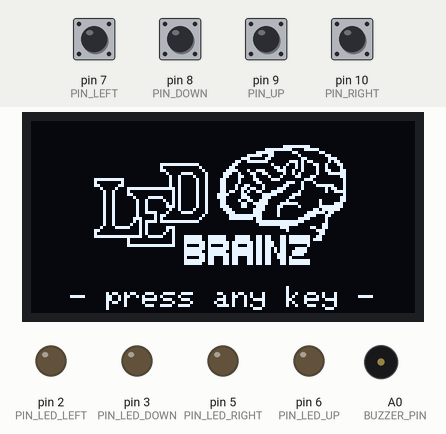
A sketch run on a simulated Arduino Nano, built with avr-gcc and run on an emulated ATmega328P. Shown: 128×64 one-colour display, output pins drawn as LEDs (lit = HIGH), buzzer (waves = sounding). Dashed ring = blinking. Inputs (shaded band) come from the test bench; at power-on: pin 7 (PIN_LEFT), pin 8 (PIN_DOWN), pin 9 (PIN_UP), pin 10 (PIN_RIGHT) HIGH. Random numbers use the default seed unless the sketch sets one.

Above: at 1.2 s.
1.3 s: pin 7 (PIN_LEFT) pulled LOW for 0.15 s
At 3.0 s:
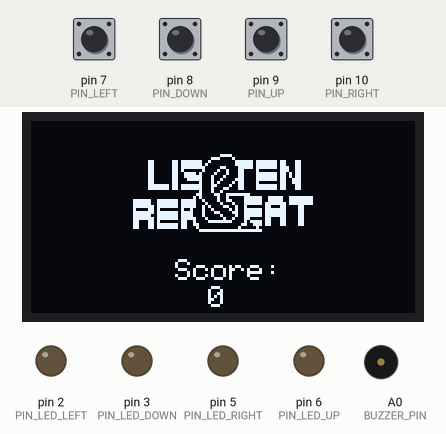
3.3 s: pin 8 (PIN_DOWN) pulled LOW for 0.15 s
At 4.9 s:
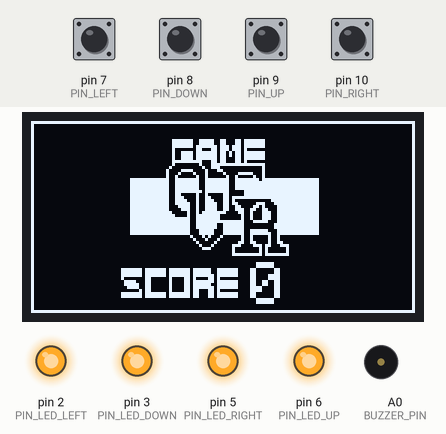
5.3 s: pin 9 (PIN_UP) pulled LOW for 0.15 s
At 5.9 s:
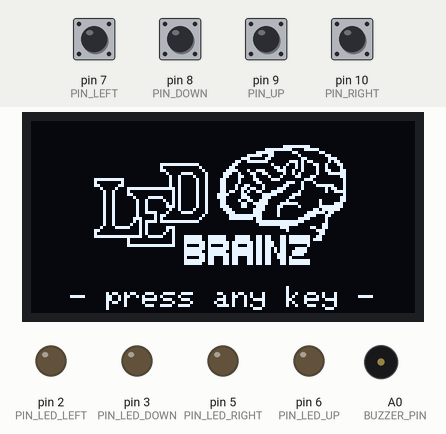
6.9 s: pin 7 (PIN_LEFT) pulled LOW for 1 s
At 7.3 s:
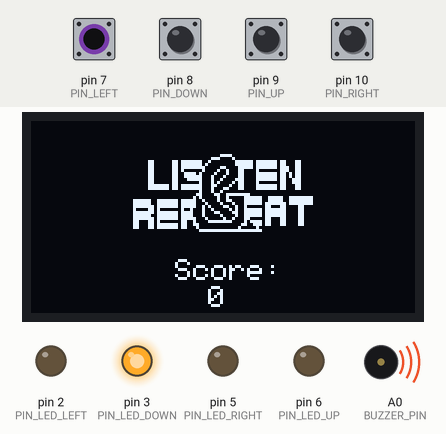
9.4 s: pin 8 (PIN_DOWN) pulled LOW for 1 s
At 11.3 s:
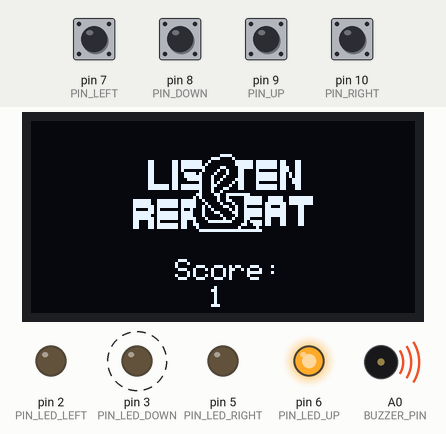
11.9 s: pin 10 (PIN_RIGHT) pulled LOW for 0.15 s
At 12.3 s:
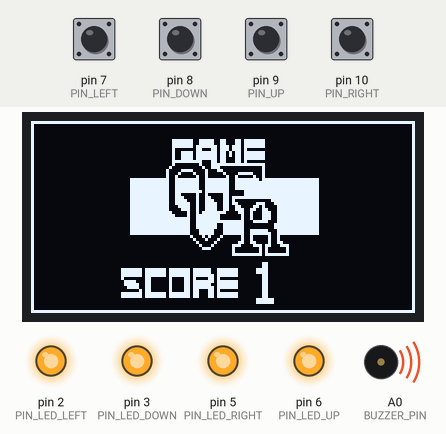
Timing chart, 0 to 14.9 s (numbered marks = the images above; inputs shaded):
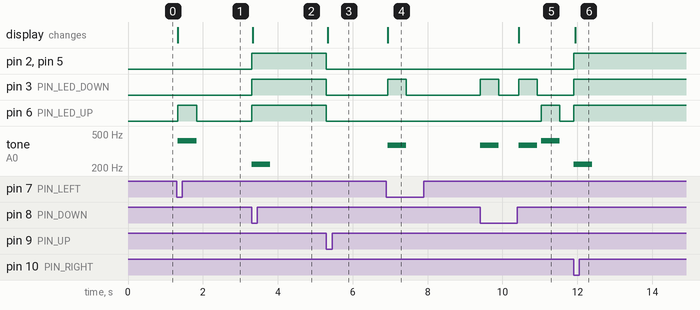

Measured:
- after the input at 1.3 s, pin 6 (PIN_LED_UP): LOW → HIGH at once, → LOW 0.50 s later; tone on A0 (BUZZER_PIN): silent → 415 Hz at once, → silent 0.50 s later; the display: changes at once (image 1)
- after the input at 3.3 s, pin 2 (PIN_LED_LEFT), pin 3 (PIN_LED_DOWN), pin 5 (PIN_LED_RIGHT), pin 6 (PIN_LED_UP): LOW → HIGH at once; tone on A0 (BUZZER_PIN): silent → 220 Hz at once, → silent 0.50 s later; the display: changes at once (image 2)
- after the input at 5.3 s, pin 2 (PIN_LED_LEFT), pin 3 (PIN_LED_DOWN), pin 5 (PIN_LED_RIGHT), pin 6 (PIN_LED_UP): HIGH → LOW at once; the display: changes at once (image 3)
- after the input at 6.9 s, pin 3 (PIN_LED_DOWN): LOW → HIGH at once, → LOW 0.50 s later; tone on A0 (BUZZER_PIN): silent → 370 Hz at once, → silent 0.50 s later; the display: changes at once (image 4)
- after the input at 9.4 s, pin 3 (PIN_LED_DOWN): alternates HIGH for 0.50 s and LOW for 0.53 s, starting at once; pin 6 (PIN_LED_UP): LOW → HIGH after 1.6 s, → LOW 0.50 s later; tone on A0 (BUZZER_PIN): plays 370 Hz for 0.50 s, 370 Hz for 0.50 s, 415 Hz for 0.50 s, starting at once; the display: changes after 1.0 s (image 5)
- after the input at 11.9 s, pin 2 (PIN_LED_LEFT), pin 3 (PIN_LED_DOWN), pin 5 (PIN_LED_RIGHT), pin 6 (PIN_LED_UP): LOW → HIGH at once; tone on A0 (BUZZER_PIN): silent → 220 Hz at once, → silent 0.50 s later; the display: changes at once (image 6)

The sketch:

ledBrainz.ino
```cpp
#include <SPI.h>
#include <Wire.h>
#include <Adafruit_GFX.h>
#include <Adafruit_SSD1306.h>
#include "splash.h"
#include "ongoing.h"
#include "gameOver.h"

#define SCREEN_WIDTH 128 // OLED display width, in pixels
#define SCREEN_HEIGHT 64 // OLED display height, in pixels

#define OLED_RESET 4 // Reset pin, no idea what for...
// SSD1306 display connected to I2C, on nano SDA = A4, SCL = A5 pins)
Adafruit_SSD1306 display(SCREEN_WIDTH, SCREEN_HEIGHT, &Wire, OLED_RESET);

// Connect momentary tact pushbutton to those pins:
#define PIN_LEFT 7
#define PIN_DOWN 8
#define PIN_UP 9
#define PIN_RIGHT 10
// ... and they should have a pull-up and be active low:
#define DIRECTION_BUTTON_ACTIVE LOW
#define DEBOUNCE_DELAY 50ul

// Connect the corresponding LEDs to those pins:
#define PIN_LED_LEFT 2
#define PIN_LED_DOWN 3
// This pin is out of order because otherwise the OLED reset makes it light up:
#define PIN_LED_UP 6
#define PIN_LED_RIGHT 5

// Connect the buzzer
#define BUZZER_PIN A0
#define GAME_OVER_FREQUENCY 220

// How fast the game runs
#define DELAY_TIME_MS 500

class DirectionButton {
private:
  uint8_t pin;
  uint8_t lastReading;
  unsigned long lastChangeTime;

public:
  DirectionButton(uint8_t pin) {
    this->pin = pin;
    this->lastReading = HIGH;
    this->lastChangeTime = 0;
  }

  void setup() {
    pinMode(this->pin, INPUT_PULLUP);
    this->lastReading = digitalRead(this->pin);
  }

  bool loopAndIsJustPressed() {
    int reading = digitalRead(this->pin);

    bool returnValue = false;

    if (this->lastReading != reading) {
      if ((millis() - this->lastChangeTime) > DEBOUNCE_DELAY &&
          reading == DIRECTION_BUTTON_ACTIVE) {
        returnValue = true;
      }

      this->lastChangeTime = millis();
    }

    this->lastReading = reading;

    return returnValue;
  }
};

uint8_t leds[4] = {PIN_LED_LEFT, PIN_LED_DOWN, PIN_LED_UP, PIN_LED_RIGHT};
DirectionButton buttons[4] = {
  DirectionButton(PIN_LEFT),
  DirectionButton(PIN_DOWN),
  DirectionButton(PIN_UP),
  DirectionButton(PIN_RIGHT),
};
int frequencies[4] = {330, 370, 415, 440};

uint8_t sequence[100] = {0};

void setup() {
  Serial.begin(9600);

  for (int i = 0; i < 4; i++) {
    pinMode(leds[i], OUTPUT);
    digitalWrite(leds[i], LOW);
  }
  for (int i = 0; i < 4; i++) {
    buttons[i].setup();
  }

  if (!display.begin(SSD1306_SWITCHCAPVCC, 0x3C)) { // Address 0x3C for this one!
    Serial.println(F("SSD1306 allocation failed"));
    while(1) {} // Infinite loop so we don't go to the loop() function
  }

  display.setTextSize(1);
  display.setTextColor(SSD1306_WHITE);
}

void waitForAnyButtonPressed() {
  bool anyButtonPressed = false;
  while (!anyButtonPressed) {
    for (int i = 0; i < 4; i++) {
      anyButtonPressed = anyButtonPressed || buttons[i].loopAndIsJustPressed();
    }
  }
}

void displaySplashScreen() {
  display.clearDisplay();
  display.drawBitmap(16, 8, splash_bmp, SPLASH_BMP_WIDTH, SPLASH_BMP_HEIGHT, 1);
  display.setCursor(13, 55);
  display.println(F("- press any key -"));
  display.display();
}

void displayGameInProgressScreen(int score) {
  display.clearDisplay();
  display.setCursor(19, 18);
  display.drawBitmap(32, 8, ongoing_bmp, ONGOING_BMP_WIDTH, ONGOING_BMP_HEIGHT, 1);
  display.setCursor(48, 46);
  display.println(F("Score: "));
  display.setCursor(59, 55);
  display.println(score);
  display.display();
}

void displayGameOverScreen(int score) {
  display.clearDisplay();
  display.drawBitmap(0, 0, gameOver_bmp, GAMEOVER_BMP_WIDTH, GAMEOVER_BMP_HEIGHT, 1);
  display.setCursor(73, 47);
  display.setTextSize(2);
  display.println(score);
  display.setTextSize(1);
  display.display();
}

void turnAllLeds(uint8_t toLevel) {
  for (int i = 0; i < 4; i++) {
    digitalWrite(leds[i], toLevel);
  }
}

void setSequence(uint8_t index, uint8_t value) {
  uint8_t sequenceIndex = index / 4;
  uint8_t bitIndex = (index % 4) * 2;
  sequence[sequenceIndex] &= ~(3 << bitIndex);
  sequence[sequenceIndex] |= value << bitIndex;
}

uint8_t getSequence(uint8_t index) {
  uint8_t sequenceIndex = index / 4;
  uint8_t bitIndex = (index % 4) * 2;
  return (sequence[sequenceIndex] >> bitIndex) & 3;
}

void loop() {
  displaySplashScreen();

  waitForAnyButtonPressed();

  randomSeed(micros());

  int score = 0;
  uint8_t lastNewSequenceEntry = 5; // sentinel, but means we never start with last one...
  for (; score < 100; score++) {
    displayGameInProgressScreen(score);

    // Pick, and make sure we don't pick the same entry twice in a row:
    uint8_t newSequenceEntry = random(3);
    if (newSequenceEntry >= lastNewSequenceEntry) {
      newSequenceEntry++;
    }
    lastNewSequenceEntry = newSequenceEntry;

    setSequence(score, newSequenceEntry);

    // Play back the sequence including the new value:
    for (int i = 0; i < score + 1; i++) {
      uint8_t sequenceEntry = getSequence(i);
      digitalWrite(leds[sequenceEntry], HIGH);
      tone(BUZZER_PIN, frequencies[sequenceEntry], DELAY_TIME_MS);
      delay(DELAY_TIME_MS);

      digitalWrite(leds[sequenceEntry], LOW);
      delay(100);
    }

    // Read back the sequence from the user:
    bool everythingCorrect = true;
    unsigned long lastButtonTime = 0;
    uint8_t lastButtonLed = leds[0];
    for (int i = 0; i < score + 1; i++) {
      uint8_t sequenceEntry = getSequence(i);

      bool anyButtonPressed = false;
      while (!anyButtonPressed) { // loop until any button was pressed
        if (millis() > lastButtonTime + DELAY_TIME_MS) {
          digitalWrite(lastButtonLed, LOW);
        }
        for (int k = 0; k < 4; k++) {
          if (buttons[k].loopAndIsJustPressed()) {
            digitalWrite(lastButtonLed, LOW);
            lastButtonLed = leds[k];
            anyButtonPressed = true;
            if (k != sequenceEntry) { // wrong button!
              everythingCorrect = false;
              break;
            }
            digitalWrite(leds[k], HIGH);
            tone(BUZZER_PIN, frequencies[k], DELAY_TIME_MS);
            lastButtonTime = millis();
          }
        }
      }

      if (!everythingCorrect) {
        break;
      }
    }

    if (everythingCorrect) {
      delay(DELAY_TIME_MS);
      turnAllLeds(LOW);
      delay(DELAY_TIME_MS);
    } else {
      break;
    }
  }

  turnAllLeds(HIGH);
  tone(BUZZER_PIN, GAME_OVER_FREQUENCY, DELAY_TIME_MS);
  displayGameOverScreen(score);
  delay(DELAY_TIME_MS);

  waitForAnyButtonPressed();

  turnAllLeds(LOW);
}
```

gameOver.h
```cpp
// Generated using `go run transformBitmap.go ledBrainz/gameOver.png`

#define GAMEOVER_BMP_HEIGHT   64
#define GAMEOVER_BMP_WIDTH   128
static const unsigned char PROGMEM gameOver_bmp[1024] = {
  B11111111, B11111111, B11111111, B11111111, B11111111, B11111111, B11111111, B11111111, B11111111, B11111111, B11111111, B11111111, B11111111, B11111111, B11111111, B11111111,
  B10000000, B00000000, B00000000, B00000000, B00000000, B00000000, B00000000, B00000000, B00000000, B00000000, B00000000, B00000000, B00000000, B00000000, B00000000, B00000001,
  B10000000, B00000000, B00000000, B00000000, B00000000, B00000000, B00000000, B00000000, B00000000, B00000000, B00000000, B00000000, B00000000, B00000000, B00000000, B00000001,
  B10000000, B00000000, B00000000, B00000000, B00000000, B00000000, B00000000, B00000000, B00000000, B00000000, B00000000, B00000000, B00000000, B00000000, B00000000, B00000001,
  B10000000, B00000000, B00000000, B00000000, B00000000, B00000000, B00000000, B00000000, B00000000, B00000000, B00000000, B00000000, B00000000, B00000000, B00000000, B00000001,
  B10000000, B00000000, B00000000, B00000000, B00000000, B00000000, B00000000, B00000000, B00000000, B00000000, B00000000, B00000000, B00000000, B00000000, B00000000, B00000001,
  B10000000, B00000000, B00000000, B00000000, B00000000, B00000001, B11111100, B11111001, B10001101, B11111100, B00000000, B00000000, B00000000, B00000000, B00000000, B00000001,
  B10000000, B00000000, B00000000, B00000000, B00000000, B00000001, B11111100, B11111001, B10001101, B11111100, B00000000, B00000000, B00000000, B00000000, B00000000, B00000001,
  B10000000, B00000000, B00000000, B00000000, B00000000, B00000001, B11111101, B11111101, B11011101, B11111100, B00000000, B00000000, B00000000, B00000000, B00000000, B00000001,
  B10000000, B00000000, B00000000, B00000000, B00000000, B00000001, B00000001, B10001101, B11011101, B00000000, B00000000, B00000000, B00000000, B00000000, B00000000, B00000001,
  B10000000, B00000000, B00000000, B00000000, B00000000, B00000001, B00111101, B11111101, B10101101, B11111100, B00000000, B00000000, B00000000, B00000000, B00000000, B00000001,
  B10000000, B00000000, B00000000, B00000000, B00000000, B00000001, B00111101, B11111101, B10101101, B11111100, B00000000, B00000000, B00000000, B00000000, B00000000, B00000001,
  B10000000, B00000000, B00000000, B00000000, B00000000, B00000001, B00111101, B11111101, B10001101, B11111100, B00000000, B00000000, B00000000, B00000000, B00000000, B00000001,
  B10000000, B00000000, B00000000, B00000000, B00000000, B00000001, B11111111, B10001101, B10001101, B00000000, B00000000, B00000000, B00000000, B00000000, B00000000, B00000001,
  B10000000, B00000000, B00000000, B00000000, B00000000, B00000001, B00000000, B10001111, B11111111, B11111100, B00000000, B00000000, B00000000, B00000000, B00000000, B00000001,
  B10000000, B00000000, B00000000, B00000000, B00000000, B00000010, B00000000, B01001110, B00000000, B00000100, B00000000, B00000000, B00000000, B00000000, B00000000, B00000001,
  B10000000, B00000000, B00000000, B00000000, B00000000, B00000100, B00111100, B00100011, B00000000, B00000100, B00000000, B00000000, B00000000, B00000000, B00000000, B00000001,
  B10000000, B00000000, B00000000, B00000000, B00000000, B00000100, B01000010, B00100000, B10000111, B11000100, B00000000, B00000000, B00000000, B00000000, B00000000, B00000001,
  B10000000, B00000000, B00000000, B00000000, B00000000, B00000100, B10000001, B00100000, B01001000, B00100100, B00000000, B00000000, B00000000, B00000000, B00000000, B00000001,
  B10000000, B00000000, B00000000, B00000000, B01111111, B11111100, B11111111, B00111111, B11001111, B11110111, B11111111, B11111111, B00000000, B00000000, B00000000, B00000001,
  B10000000, B00000000, B00000000, B00000000, B01111111, B11111100, B11111111, B00111111, B11001111, B11111111, B11111111, B11111111, B00000000, B00000000, B00000000, B00000001,
  B10000000, B00000000, B00000000, B00000000, B01111111, B11111100, B11111111, B00111111, B11001111, B11111111, B11111111, B11111111, B00000000, B00000000, B00000000, B00000001,
  B10000000, B00000000, B00000000, B00000000, B01111111, B11111100, B11111111, B00111111, B11001111, B11111111, B11111111, B11111111, B00000000, B00000000, B00000000, B00000001,
  B10000000, B00000000, B00000000, B00000000, B01111111, B11111100, B11111111, B10111111, B11000001, B11111111, B11111111, B11111111, B00000000, B00000000, B00000000, B00000001,
  B10000000, B00000000, B00000000, B00000000, B01111111, B11111100, B11000001, B00100000, B11000001, B11111111, B11111111, B11111111, B00000000, B00000000, B00000000, B00000001,
  B10000000, B00000000, B00000000, B00000000, B01111111, B11111100, B11100001, B00110000, B11011111, B11111111, B11111111, B11111111, B00000000, B00000000, B00000000, B00000001,
  B10000000, B00000000, B00000000, B00000000, B01111111, B11111100, B11110001, B00111000, B11010000, B00000000, B11111111, B11111111, B00000000, B00000000, B00000000, B00000001,
  B10000000, B00000000, B00000000, B00000000, B01111111, B11111100, B11111001, B00111100, B11011000, B00011100, B01111111, B11111111, B00000000, B00000000, B00000000, B00000001,
  B10000000, B00000000, B00000000, B00000000, B01111111, B11111100, B01111001, B00111100, B11001100, B00110100, B00111111, B11111111, B00000000, B00000000, B00000000, B00000001,
  B10000000, B00000000, B00000000, B00000000, B01111111, B11111100, B00111001, B00111100, B11001110, B01100110, B00111111, B11111111, B00000000, B00000000, B00000000, B00000001,
  B10000000, B00000000, B00000000, B00000000, B01111111, B11111110, B00001001, B01111111, B10000110, B01000111, B00111111, B11111111, B00000000, B00000000, B00000000, B00000001,
  B10000000, B00000000, B00000000, B00000000, B01111111, B11111111, B00001001, B11111110, B00000010, B01000111, B00111111, B11111111, B00000000, B00000000, B00000000, B00000001,
  B10000000, B00000000, B00000000, B00000000, B01111111, B11111111, B11111001, B11111110, B00000010, B01000111, B00111111, B11111111, B00000000, B00000000, B00000000, B00000001,
  B10000000, B00000000, B00000000, B00000000, B01111111, B11111111, B11111001, B11111111, B11111110, B00111110, B00111111, B11111111, B00000000, B00000000, B00000000, B00000001,
  B10000000, B00000000, B00000000, B00000000, B01111111, B11111111, B11111001, B11111100, B11111110, B00000000, B01111111, B11111111, B00000000, B00000000, B00000000, B00000001,
  B10000000, B00000000, B00000000, B00000000, B01111111, B11111111, B11111001, B11111100, B11111110, B00000000, B01111111, B11111111, B00000000, B00000000, B00000000, B00000001,
  B10000000, B00000000, B00000000, B00000000, B01111111, B11111111, B11111000, B11111000, B11111110, B01111110, B00111111, B11111111, B00000000, B00000000, B00000000, B00000001,
  B10000000, B00000000, B00000000, B00000000, B01111111, B11111111, B11111000, B11111000, B11111110, B01111111, B00111111, B11111111, B00000000, B00000000, B00000000, B00000001,
  B10000000, B00000000, B00000000, B00000000, B00000000, B00000000, B00000100, B01010001, B00000010, B01000001, B00100000, B00000000, B00000000, B00000000, B00000000, B00000001,
  B10000000, B00000000, B00000000, B00000000, B00000000, B00000000, B00000010, B00100010, B00000010, B01000001, B00100000, B00000000, B00000000, B00000000, B00000000, B00000001,
  B10000000, B00000000, B00000000, B00000000, B00000000, B00000000, B00000001, B00000100, B00000110, B01100001, B00110000, B00000000, B00000000, B00000000, B00000000, B00000001,
  B10000000, B00000000, B00000000, B00000000, B00000000, B00000000, B00000000, B10001000, B00011100, B00111011, B00011100, B00000000, B00000000, B00000000, B00000000, B00000001,
  B10000000, B00000000, B00000000, B00000000, B00000000, B00000000, B00000000, B01110000, B00010000, B00001010, B00000100, B00000000, B00000000, B00000000, B00000000, B00000001,
  B10000000, B00000000, B00000000, B00000000, B00000000, B00000000, B00000000, B00000000, B00010000, B00001010, B00000100, B00000000, B00000000, B00000000, B00000000, B00000001,
  B10000000, B00000000, B00000000, B00000000, B00000000, B00000000, B00000000, B00000000, B00011111, B11111011, B11111100, B00000000, B00000000, B00000000, B00000000, B00000001,
  B10000000, B00000000, B00000000, B00000000, B00000000, B00000000, B00000000, B00000000, B00000000, B00000000, B00000000, B00000000, B00000000, B00000000, B00000000, B00000001,
  B10000000, B00000000, B00000000, B00000000, B00000000, B00000000, B00000000, B00000000, B00000000, B00000000, B00000000, B00000000, B00000000, B00000000, B00000000, B00000001,
  B10000000, B00000000, B00000000, B00000000, B00000000, B00000000, B00000000, B00000000, B00000000, B00000000, B00000000, B00000000, B00000000, B00000000, B00000000, B00000001,
  B10000000, B00000000, B00000000, B00000000, B00000000, B00000000, B00000000, B00000000, B00000000, B00000000, B00000000, B00000000, B00000000, B00000000, B00000000, B00000001,
  B10000000, B00000000, B00000000, B00000011, B11111011, B11111011, B11111011, B11110011, B11111000, B00000000, B00000000, B00000000, B00000000, B00000000, B00000000, B00000001,
  B10000000, B00000000, B00000000, B00000011, B11111011, B11111011, B11111011, B11110011, B11111000, B00000000, B00000000, B00000000, B00000000, B00000000, B00000000, B00000001,
  B10000000, B00000000, B00000000, B00000011, B11111011, B11111011, B11111011, B11111011, B11111000, B00000000, B00000000, B00000000, B00000000, B00000000, B00000000, B00000001,
  B10000000, B00000000, B00000000, B00000010, B00000011, B00000010, B00011010, B00011010, B00000000, B00000000, B00000000, B00000000, B00000000, B00000000, B00000000, B00000001,
  B10000000, B00000000, B00000000, B00000001, B11100011, B00000010, B00011011, B11111011, B11111000, B00000000, B00000000, B00000000, B00000000, B00000000, B00000000, B00000001,
  B10000000, B00000000, B00000000, B00000001, B11110011, B00000010, B00011011, B11110011, B11111000, B00000000, B00000000, B00000000, B00000000, B00000000, B00000000, B00000001,
  B10000000, B00000000, B00000000, B00000000, B11110011, B00000010, B00011011, B11111011, B11111000, B00000000, B00000000, B00000000, B00000000, B00000000, B00000000, B00000001,
  B10000000, B00000000, B00000000, B00000000, B00001011, B00000010, B00011011, B00011010, B00000000, B00000000, B00000000, B00000000, B00000000, B00000000, B00000000, B00000001,
  B10000000, B00000000, B00000000, B00000011, B11111011, B11111011, B11111011, B00011011, B11111000, B00000000, B00000000, B00000000, B00000000, B00000000, B00000000, B00000001,
  B10000000, B00000000, B00000000, B00000011, B11111011, B11111011, B11111011, B00011011, B11111000, B00000000, B00000000, B00000000, B00000000, B00000000, B00000000, B00000001,
  B10000000, B00000000, B00000000, B00000000, B00000000, B00000000, B00000000, B00000000, B00000000, B00000000, B00000000, B00000000, B00000000, B00000000, B00000000, B00000001,
  B10000000, B00000000, B00000000, B00000000, B00000000, B00000000, B00000000, B00000000, B00000000, B00000000, B00000000, B00000000, B00000000, B00000000, B00000000, B00000001,
  B10000000, B00000000, B00000000, B00000000, B00000000, B00000000, B00000000, B00000000, B00000000, B00000000, B00000000, B00000000, B00000000, B00000000, B00000000, B00000001,
  B10000000, B00000000, B00000000, B00000000, B00000000, B00000000, B00000000, B00000000, B00000000, B00000000, B00000000, B00000000, B00000000, B00000000, B00000000, B00000001,
  B11111111, B11111111, B11111111, B11111111, B11111111, B11111111, B11111111, B11111111, B11111111, B11111111, B11111111, B11111111, B11111111, B11111111, B11111111, B11111111,
};
```

Source omitted: ongoing.h (3106 bytes), splash.h (6670 bytes)
